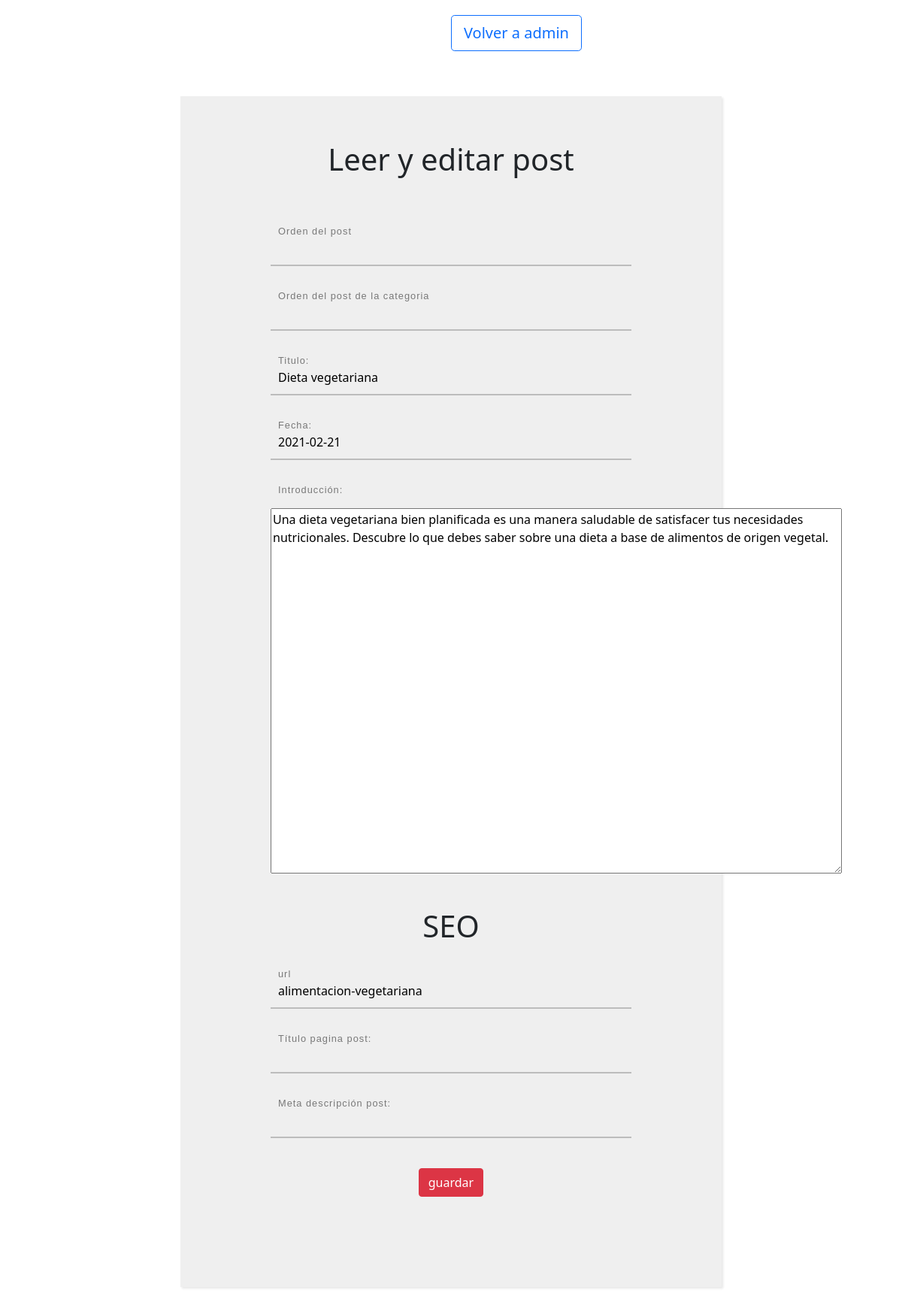
The page /edit_p_c.php?id_post=120 on the database its author committed.
### tables this page shows
CREATE TABLE `post` (
  `id_post` int(11) NOT NULL,
  `titulo_post` varchar(100) NOT NULL,
  `fecha_post` date NOT NULL,
  `introduccion_post` text NOT NULL,
  `url_post` varchar(30) NOT NULL
);

### edit_p_c.php (the view, shortened to what this page needs)
<?php
include('config.php');
?>
<!DOCTYPE html>
<html lang="es">
<head>
    <link href="https://cdn.jsdelivr.net/npm/bootstrap@5.0.0-beta1/dist/css/bootstrap.min.css" rel="stylesheet">
    <link rel="stylesheet" href="css/formCrud.css">
</head>
<body>
    <?php
    $sql_consult = "SELECT * FROM post WHERE  id_post=" . $_GET['id_post'] . "";
    $resultat = $connection->prepare($sql_consult);
    $resultat->execute();
    $post = $resultat->rowCount();
    ?>
	 <a href="admin"><button class=" btn btn-outline-primary btn-lg consult-categorias" style="margin-top:20px;margin-left:600px">Volver a admin</button></a>
            <form action="edit_p_c.php" method="get" enctype="multipart/form-data">
                <h1>Leer y editar post</h1><br>
				<?php
				if ($post != 0) {
        foreach ($resultat as $resultats) {
		?>
				<label>
                        <p class="label-txt">Orden del post</p>
                        <input type="number" class="input" value="<?php echo $resultats['orden_p'] ?>" name="orden_p">
                        <div class="line-box">
                        </div>
                    </label>
       <label>
                        <p class="label-txt">Orden del post de la categoria</p>
                        <input type="number" class="input" value="<?php echo $resultats['orden_p_c'] ?>" name="orden_p_c">
                        <div class="line-box">
                        </div>
                    </label>
                <label>
                    <p class="label-txt">Titulo: </p>
                    <input type="text" class="input" name="titulo" value="<?php echo $resultats['titulo_post'] ?>" required>
                    <div class="line-box">
                    </div>
                </label>
                <label>
                    <p class="label-txt">Fecha:</p>
                    <input type="text" class="input" name="fecha" value="<?php echo $resultats['fecha_post'] ?>" required>
                    <div class="line-box">
                    </div>
                </label>
               <label>
                    <p class="label-txt">Introducción: </p><br>
                    <textarea id="intro" cols="80" rows="20" name="intro" value="<?php echo $resultats['introduccion_post'] ?>" required><?php echo $resultats['introduccion_post'] ?></textarea>
                </label>
				<h1>SEO</h1>
				 <label>
                    <p class="label-txt">url</p>
                    <input type="text" class="input" name="url_post" value="<?php echo $resultats['url_post'] ?>">
                    <div class="line-box">
                    </div>
                </label>
                <label>
                    <p class="label-txt">Título pagina post: </p>
                    <input type="text" class="input" name="titulo_pagina_post"  value="<?php echo $resultats['titulo_pagina_post'] ?>" >
                    <div class="line-box">
                    </div>
                </label>
                <label>
                    <p class="label-txt">Meta descripción post: </p>
                    <input type="text" class="input" name="meta_post"  value="<?php echo $resultats['meta_post'] ?>">
                    <div class="line-box">
                    </div>
                </label>
                <label>
            <?php
        }
    }
            ?>
            <button class="btn btn-danger" type="submit" name="submit">guardar</button>
            </form>
</body>
</html>

### css/formCrud.css (style rules this page uses)
a:link, a:visited, a:active { text-decoration:none; }
form { width: 60%; margin: 60px auto; background: #efefef; padding: 60px 120px 80px 120px; text-align: center; -webkit-box-shadow: 2px 2px 3px rgba(0,0,0,0.1); box-shadow: 2px 2px 3px rgba(0,0,0,0.1); }
label { display: block; position: relative; margin: 40px 0px; }
.label-txt { position: absolute; top: -1.6em; padding: 10px; font-family: sans-serif; font-size: .8em; letter-spacing: 1px; color: rgb(120,120,120); transition: ease .3s; }
.input { width: 100%; padding: 10px; background: transparent; border: none; outline: none; }
.line-box { position: relative; width: 100%; height: 2px; background: #BCBCBC; }
button { display: inline-block; padding: 12px 24px; background: rgb(220,220,220); font-weight: bold; color: rgb(120,120,120); border: none; outline: none; border-radius: 3px; cursor: pointer; transition: ease .3s; }

### rows shown on the page
post: titulo "Dieta vegetariana", fecha "2021-02-21", intro "Una dieta vegetariana bien planificada es una manera saludable de satisfacer tus necesidades nutricionales. Descubre lo que debes saber sobre una dieta a base de alimentos de origen vegetal.", url_post "alimentacion-vegetariana"
